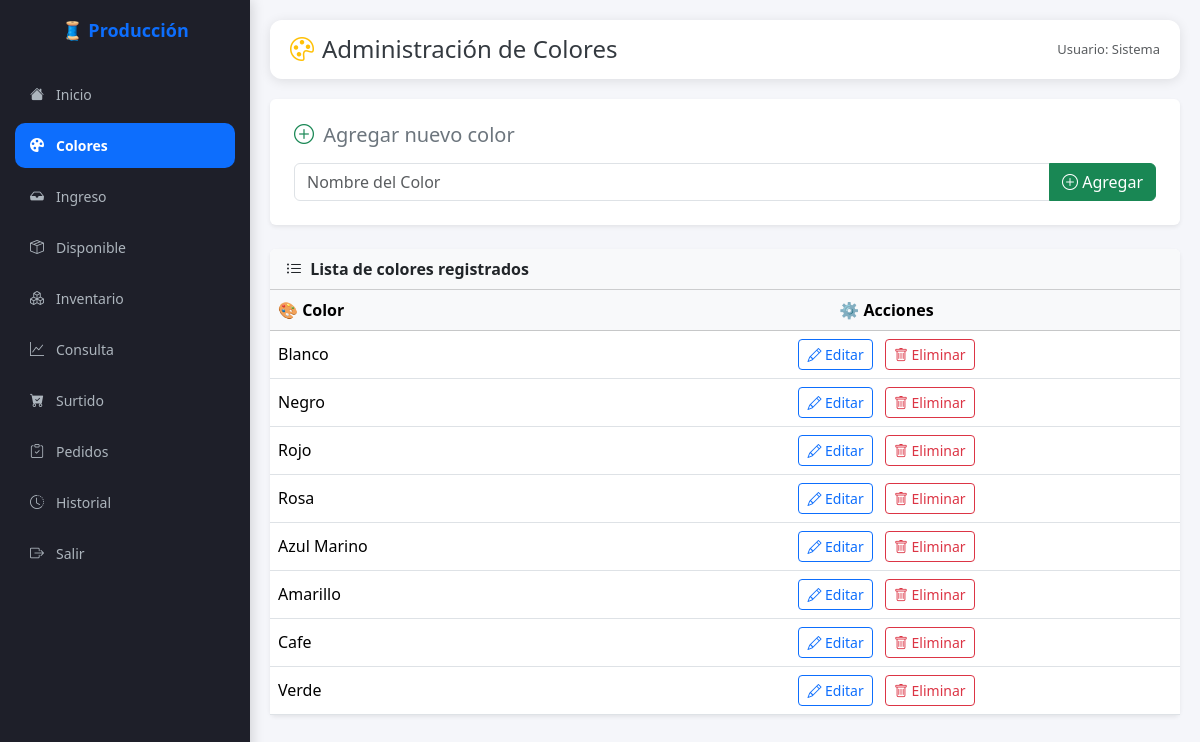
The page /colores on the database its author committed.
### modelos.py (models this page shows, shortened)
class Color(db.Model):
    __tablename__ = "color"
    id = db.Column(db.Integer, primary_key=True)
    nombre = db.Column(db.String(50), unique=True, nullable=False)
    cortes = db.relationship("Corte", back_populates="color")  # 🔥 aquí
    inventarios = db.relationship("Inventario", back_populates="color")  # 🆕 aquí

### app.py (the view, shortened to what this page needs)
@app.route("/colores", methods=["GET", "POST"])
def gestionar_colores():
    colores = Color.query.all()
    return render_template("colores.html", colores=colores)

### templates/colores.html (shortened to what this page needs)
{% extends "base.html" %}
{% block header %}
<div class="d-flex align-items-center gap-2">
  <i class="bi bi-palette fs-4 text-warning"></i>
  <h4 class="mb-0">Administración de Colores</h4>
</div>
{% endblock %}
{% block content %}
<div class="card p-4 shadow-sm border-0">
  <h5 class="mb-3 text-secondary"><i class="bi bi-plus-circle me-1 text-success"></i> Agregar nuevo color</h5>
  <form method="POST" action="{{ url_for('gestionar_colores') }}">
    <div class="input-group">
      <input type="text" class="form-control" name="nombre" placeholder="Nombre del Color" required>
      <button class="btn btn-success" type="submit" data-bs-toggle="tooltip" title="Registrar color">
        <i class="bi bi-plus-circle"></i> Agregar
      </button>
    </div>
  </form>
</div>
<div class="card mt-4 shadow-sm border-0">
  <div class="card-header bg-light fw-semibold">
    <i class="bi bi-list-ul me-1"></i> Lista de colores registrados
  </div>
  <div class="card-body p-0">
    <table class="table table-hover align-middle mb-0">
      <thead class="table-light">
        <tr>
          <th>🎨 Color</th>
          <th class="text-center">⚙️ Acciones</th>
        </tr>
      </thead>
      <tbody>
        {% for c in colores %}
        <tr>
          <td>{{ c.nombre }}</td>
          <td class="text-center">
            <a href="{{ url_for('editar_color', id=c.id) }}" class="btn btn-sm btn-outline-primary me-2" data-bs-toggle="tooltip" title="Editar color">
              <i class="bi bi-pencil"></i> Editar
            </a>
            <a href="{{ url_for('eliminar_color', id=c.id) }}" class="btn btn-sm btn-outline-danger"
               onclick="return confirm('¿Seguro que deseas eliminar este color?')" data-bs-toggle="tooltip" title="Eliminar color">
              <i class="bi bi-trash"></i> Eliminar
            </a>
          </td>
        </tr>
        {% else %}
        <tr>
          <td colspan="2" class="text-center text-muted py-4">
            <i class="bi bi-emoji-frown me-1"></i> No hay colores registrados
          </td>
        </tr>
        {% endfor %}
      </tbody>
    </table>
  </div>
</div>
{% endblock %}

### templates/base.html (style rules this page uses)
* { margin: 0; padding: 0; box-sizing: border-box; }
html, body { height: 100%; width: 100%; }
body { font-family: 'Segoe UI', Tahoma, Geneva, Verdana, sans-serif; background: #f5f6fa; display: flex; flex-direction: column; padding-bottom: 80px; }

### rows shown on the page
Color: nombre "Blanco"
Color: nombre "Negro"
Color: nombre "Rojo"
Color: nombre "Rosa"
Color: nombre "Azul Marino"
Color: nombre "Amarillo"
Color: nombre "Cafe"
Color: nombre "Verde"
